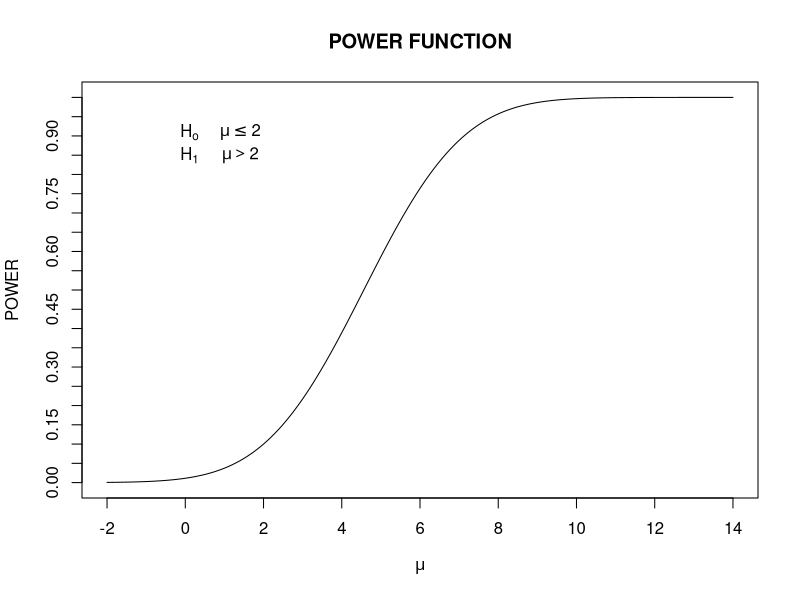

Source code (R):
#postscript("u:/meth1/psfiles/powercurve2.ps",height=9,horizontal=FALSE)


mu0 = 2
mu2 = seq(-2,14,.05)
delta2 = 1.28155 +.5*(mu0-mu2)
pow2 = 1-pnorm(delta2)
par(lab=c(11,21,4))
plot(mu2,pow2,type="l",ylim=c(0,1),xlab=expression(mu),ylab="POWER")
text(0.1,.91, expression(H[o]))   
text(1.4,.91, expression( mu <= 2))   
text(0.1,.85,expression(H[1]))   
text(1.4,.85,expression( mu > 2))   
title("POWER FUNCTION")
out = cbind(mu2,pow2)



#graphics.off()

